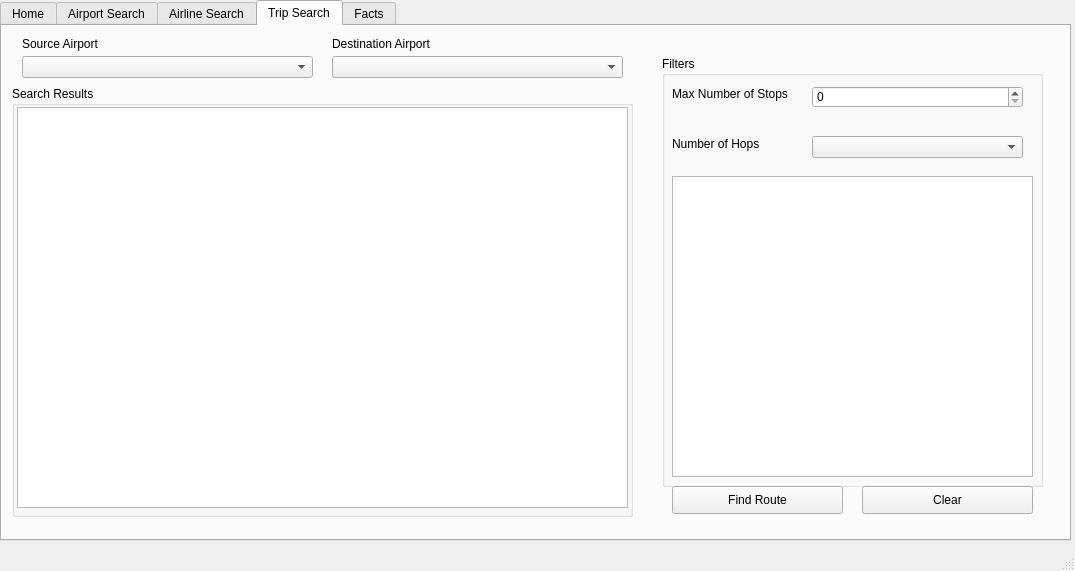
<?xml version="1.0" encoding="UTF-8"?>
<ui version="4.0">
 <class>MainWindow</class>
 <widget class="QMainWindow" name="MainWindow">
  <property name="geometry">
   <rect>
    <x>0</x>
    <y>0</y>
    <width>1075</width>
    <height>571</height>
   </rect>
  </property>
  <property name="windowTitle">
   <string>Flight Search Engine</string>
  </property>
  <widget class="QWidget" name="centralwidget">
   <widget class="QTabWidget" name="tabWidget">
    <property name="geometry">
     <rect>
      <x>0</x>
      <y>0</y>
      <width>1071</width>
      <height>541</height>
     </rect>
    </property>
    <property name="currentIndex">
     <number>3</number>
    </property>
    <widget class="QWidget" name="HomeTab">
     <attribute name="title">
      <string>Home</string>
     </attribute>
     <widget class="QLabel" name="label">
      <property name="geometry">
       <rect>
        <x>0</x>
        <y>150</y>
        <width>1071</width>
        <height>251</height>
       </rect>
      </property>
      <property name="font">
       <font>
        <family>Agency FB</family>
        <pointsize>59</pointsize>
       </font>
      </property>
      <property name="text">
       <string>CPTS 415 Airline Search Engine</string>
      </property>
      <property name="textFormat">
       <enum>Qt::AutoText</enum>
      </property>
      <property name="alignment">
       <set>Qt::AlignCenter</set>
      </property>
     </widget>
     <widget class="QLabel" name="label_2">
      <property name="geometry">
       <rect>
        <x>0</x>
        <y>400</y>
        <width>1081</width>
        <height>51</height>
       </rect>
      </property>
      <property name="font">
       <font>
        <pointsize>16</pointsize>
       </font>
      </property>
      <property name="text">
       <string>Developers: Name, Name, Name ....</string>
      </property>
      <property name="alignment">
       <set>Qt::AlignHCenter|Qt::AlignTop</set>
      </property>
     </widget>
    </widget>
    <widget class="QWidget" name="AirportTab">
     <attribute name="title">
      <string>Airport Search</string>
     </attribute>
     <widget class="QGroupBox" name="airportSearchGroupBox">
      <property name="geometry">
       <rect>
        <x>10</x>
        <y>50</y>
        <width>621</width>
        <height>431</height>
       </rect>
      </property>
      <property name="title">
       <string>Search Results</string>
      </property>
      <widget class="QTableWidget" name="airportSearchTableResults">
       <property name="geometry">
        <rect>
         <x>5</x>
         <y>21</y>
         <width>611</width>
         <height>401</height>
        </rect>
       </property>
       <property name="sizeAdjustPolicy">
        <enum>QAbstractScrollArea::AdjustToContents</enum>
       </property>
       <property name="editTriggers">
        <set>QAbstractItemView::NoEditTriggers</set>
       </property>
       <property name="alternatingRowColors">
        <bool>true</bool>
       </property>
       <property name="sortingEnabled">
        <bool>true</bool>
       </property>
       <property name="wordWrap">
        <bool>true</bool>
       </property>
       <property name="rowCount">
        <number>0</number>
       </property>
       <attribute name="horizontalHeaderCascadingSectionResizes">
        <bool>true</bool>
       </attribute>
       <attribute name="horizontalHeaderStretchLastSection">
        <bool>true</bool>
       </attribute>
       <attribute name="verticalHeaderVisible">
        <bool>false</bool>
       </attribute>
       <attribute name="verticalHeaderHighlightSections">
        <bool>false</bool>
       </attribute>
      </widget>
     </widget>
     <widget class="QLineEdit" name="airportSearchBar">
      <property name="geometry">
       <rect>
        <x>10</x>
        <y>20</y>
        <width>601</width>
        <height>22</height>
       </rect>
      </property>
      <property name="placeholderText">
       <string>Search Airport</string>
      </property>
     </widget>
     <widget class="QGroupBox" name="aiportFilterGroupBox">
      <property name="geometry">
       <rect>
        <x>660</x>
        <y>50</y>
        <width>381</width>
        <height>431</height>
       </rect>
      </property>
      <property name="title">
       <string>Filters</string>
      </property>
      <widget class="QComboBox" name="airportCountryDrop">
       <property name="geometry">
        <rect>
         <x>70</x>
         <y>30</y>
         <width>221</width>
         <height>22</height>
        </rect>
       </property>
       <property name="placeholderText">
        <string/>
       </property>
      </widget>
      <widget class="QComboBox" name="airportCityDrop">
       <property name="geometry">
        <rect>
         <x>70</x>
         <y>80</y>
         <width>221</width>
         <height>22</height>
        </rect>
       </property>
       <property name="placeholderText">
        <string/>
       </property>
      </widget>
      <widget class="QLabel" name="label_3">
       <property name="geometry">
        <rect>
         <x>10</x>
         <y>30</y>
         <width>49</width>
         <height>16</height>
        </rect>
       </property>
       <property name="text">
        <string>Country</string>
       </property>
      </widget>
      <widget class="QLabel" name="label_4">
       <property name="geometry">
        <rect>
         <x>10</x>
         <y>80</y>
         <width>49</width>
         <height>16</height>
        </rect>
       </property>
       <property name="text">
        <string>City</string>
       </property>
      </widget>
      <widget class="QPushButton" name="clearFilterAirport">
       <property name="geometry">
        <rect>
         <x>10</x>
         <y>130</y>
         <width>75</width>
         <height>24</height>
        </rect>
       </property>
       <property name="text">
        <string>Clear Filters</string>
       </property>
      </widget>
     </widget>
    </widget>
    <widget class="QWidget" name="AirlineTab">
     <attribute name="title">
      <string>Airline Search</string>
     </attribute>
     <widget class="QLineEdit" name="airlineSearchBar">
      <property name="geometry">
       <rect>
        <x>10</x>
        <y>20</y>
        <width>601</width>
        <height>22</height>
       </rect>
      </property>
      <property name="placeholderText">
       <string>Search Airline</string>
      </property>
     </widget>
     <widget class="QGroupBox" name="airlineFilterGroupBox">
      <property name="geometry">
       <rect>
        <x>660</x>
        <y>50</y>
        <width>381</width>
        <height>431</height>
       </rect>
      </property>
      <property name="title">
       <string>Filters</string>
      </property>
      <widget class="QComboBox" name="airlineCountryDrop">
       <property name="geometry">
        <rect>
         <x>70</x>
         <y>30</y>
         <width>221</width>
         <height>22</height>
        </rect>
       </property>
       <property name="placeholderText">
        <string/>
       </property>
      </widget>
      <widget class="QLabel" name="label_5">
       <property name="geometry">
        <rect>
         <x>10</x>
         <y>30</y>
         <width>49</width>
         <height>16</height>
        </rect>
       </property>
       <property name="text">
        <string>Country</string>
       </property>
      </widget>
      <widget class="QCheckBox" name="airlineCodeShareCheckBox">
       <property name="geometry">
        <rect>
         <x>10</x>
         <y>130</y>
         <width>91</width>
         <height>20</height>
        </rect>
       </property>
       <property name="text">
        <string>Code Share</string>
       </property>
      </widget>
      <widget class="QPushButton" name="clearFilterAirline">
       <property name="geometry">
        <rect>
         <x>10</x>
         <y>170</y>
         <width>75</width>
         <height>24</height>
        </rect>
       </property>
       <property name="text">
        <string>Clear Filters</string>
       </property>
      </widget>
      <widget class="QSpinBox" name="airlineSpinBox">
       <property name="geometry">
        <rect>
         <x>70</x>
         <y>80</y>
         <width>42</width>
         <height>22</height>
        </rect>
       </property>
      </widget>
      <widget class="QCheckBox" name="airlineStopCheckBox">
       <property name="geometry">
        <rect>
         <x>10</x>
         <y>80</y>
         <width>76</width>
         <height>20</height>
        </rect>
       </property>
       <property name="text">
        <string>Stops</string>
       </property>
      </widget>
     </widget>
     <widget class="QGroupBox" name="airlineSearchGroupBox">
      <property name="geometry">
       <rect>
        <x>10</x>
        <y>50</y>
        <width>621</width>
        <height>431</height>
       </rect>
      </property>
      <property name="title">
       <string>Search Results</string>
      </property>
      <widget class="QTableWidget" name="airlineSearchTableResults">
       <property name="geometry">
        <rect>
         <x>5</x>
         <y>21</y>
         <width>611</width>
         <height>401</height>
        </rect>
       </property>
       <property name="editTriggers">
        <set>QAbstractItemView::NoEditTriggers</set>
       </property>
       <property name="alternatingRowColors">
        <bool>true</bool>
       </property>
       <property name="sortingEnabled">
        <bool>true</bool>
       </property>
       <attribute name="horizontalHeaderShowSortIndicator" stdset="0">
        <bool>true</bool>
       </attribute>
       <attribute name="horizontalHeaderStretchLastSection">
        <bool>true</bool>
       </attribute>
       <attribute name="verticalHeaderVisible">
        <bool>false</bool>
       </attribute>
       <attribute name="verticalHeaderHighlightSections">
        <bool>false</bool>
       </attribute>
      </widget>
     </widget>
    </widget>
    <widget class="QWidget" name="TripTab">
     <attribute name="title">
      <string>Trip Search</string>
     </attribute>
     <widget class="QGroupBox" name="tripsSearchResultGroupBox">
      <property name="geometry">
       <rect>
        <x>10</x>
        <y>60</y>
        <width>621</width>
        <height>431</height>
       </rect>
      </property>
      <property name="title">
       <string>Search Results</string>
      </property>
      <widget class="QTableWidget" name="tripsResultsTable">
       <property name="geometry">
        <rect>
         <x>5</x>
         <y>21</y>
         <width>611</width>
         <height>401</height>
        </rect>
       </property>
       <attribute name="horizontalHeaderVisible">
        <bool>false</bool>
       </attribute>
       <attribute name="verticalHeaderVisible">
        <bool>false</bool>
       </attribute>
      </widget>
     </widget>
     <widget class="QGroupBox" name="tripsFilterGroupBox">
      <property name="geometry">
       <rect>
        <x>660</x>
        <y>30</y>
        <width>381</width>
        <height>431</height>
       </rect>
      </property>
      <property name="title">
       <string>Filters</string>
      </property>
      <widget class="QComboBox" name="tripsNumHopsDrop">
       <property name="geometry">
        <rect>
         <x>150</x>
         <y>80</y>
         <width>211</width>
         <height>22</height>
        </rect>
       </property>
      </widget>
      <widget class="QLabel" name="label_8">
       <property name="geometry">
        <rect>
         <x>10</x>
         <y>30</y>
         <width>121</width>
         <height>16</height>
        </rect>
       </property>
       <property name="text">
        <string>Max Number of Stops</string>
       </property>
      </widget>
      <widget class="QLabel" name="label_9">
       <property name="geometry">
        <rect>
         <x>10</x>
         <y>80</y>
         <width>131</width>
         <height>16</height>
        </rect>
       </property>
       <property name="text">
        <string>Number of Hops</string>
       </property>
      </widget>
      <widget class="QListWidget" name="tripsCityHopList">
       <property name="geometry">
        <rect>
         <x>10</x>
         <y>120</y>
         <width>361</width>
         <height>301</height>
        </rect>
       </property>
      </widget>
      <widget class="QSpinBox" name="stopSpinBox">
       <property name="geometry">
        <rect>
         <x>150</x>
         <y>30</y>
         <width>211</width>
         <height>22</height>
        </rect>
       </property>
      </widget>
     </widget>
     <widget class="QPushButton" name="findRoute">
      <property name="geometry">
       <rect>
        <x>670</x>
        <y>460</y>
        <width>171</width>
        <height>28</height>
       </rect>
      </property>
      <property name="text">
       <string>Find Route</string>
      </property>
     </widget>
     <widget class="QPushButton" name="clearRoute">
      <property name="geometry">
       <rect>
        <x>860</x>
        <y>460</y>
        <width>171</width>
        <height>28</height>
       </rect>
      </property>
      <property name="text">
       <string>Clear</string>
      </property>
     </widget>
     <widget class="QComboBox" name="tripsSourceAirportBar">
      <property name="geometry">
       <rect>
        <x>20</x>
        <y>30</y>
        <width>291</width>
        <height>22</height>
       </rect>
      </property>
      <property name="placeholderText">
       <string/>
      </property>
     </widget>
     <widget class="QComboBox" name="tripsDestinAirportBar">
      <property name="geometry">
       <rect>
        <x>330</x>
        <y>30</y>
        <width>291</width>
        <height>22</height>
       </rect>
      </property>
      <property name="placeholderText">
       <string/>
      </property>
     </widget>
     <widget class="QLabel" name="label_6">
      <property name="geometry">
       <rect>
        <x>20</x>
        <y>10</y>
        <width>291</width>
        <height>16</height>
       </rect>
      </property>
      <property name="text">
       <string>Source Airport</string>
      </property>
     </widget>
     <widget class="QLabel" name="label_7">
      <property name="geometry">
       <rect>
        <x>330</x>
        <y>10</y>
        <width>291</width>
        <height>16</height>
       </rect>
      </property>
      <property name="text">
       <string>Destination Airport</string>
      </property>
     </widget>
    </widget>
    <widget class="QWidget" name="FactTab">
     <attribute name="title">
      <string>Facts</string>
     </attribute>
     <widget class="QGroupBox" name="factsGroupBox">
      <property name="geometry">
       <rect>
        <x>20</x>
        <y>20</y>
        <width>601</width>
        <height>471</height>
       </rect>
      </property>
      <property name="title">
       <string>Fact Results</string>
      </property>
      <widget class="QListWidget" name="factsResultList">
       <property name="geometry">
        <rect>
         <x>15</x>
         <y>21</y>
         <width>571</width>
         <height>441</height>
        </rect>
       </property>
      </widget>
     </widget>
     <widget class="QGroupBox" name="tripsFactSelectGroupBox">
      <property name="geometry">
       <rect>
        <x>649</x>
        <y>19</y>
        <width>391</width>
        <height>471</height>
       </rect>
      </property>
      <property name="title">
       <string>Fact Selection</string>
      </property>
      <widget class="QCheckBox" name="fact1">
       <property name="geometry">
        <rect>
         <x>20</x>
         <y>40</y>
         <width>351</width>
         <height>20</height>
        </rect>
       </property>
       <property name="text">
        <string>Country With Highest Number of Airports</string>
       </property>
      </widget>
      <widget class="QCheckBox" name="fact2">
       <property name="geometry">
        <rect>
         <x>20</x>
         <y>70</y>
         <width>241</width>
         <height>20</height>
        </rect>
       </property>
       <property name="text">
        <string>Top Number of Cities With Most Airlines</string>
       </property>
      </widget>
      <widget class="QSpinBox" name="fact2count">
       <property name="geometry">
        <rect>
         <x>270</x>
         <y>70</y>
         <width>42</width>
         <height>22</height>
        </rect>
       </property>
       <property name="maximum">
        <number>20</number>
       </property>
       <property name="value">
        <number>10</number>
       </property>
      </widget>
     </widget>
    </widget>
   </widget>
  </widget>
  <widget class="QStatusBar" name="statusbar"/>
 </widget>
 <resources/>
 <connections/>
</ui>
